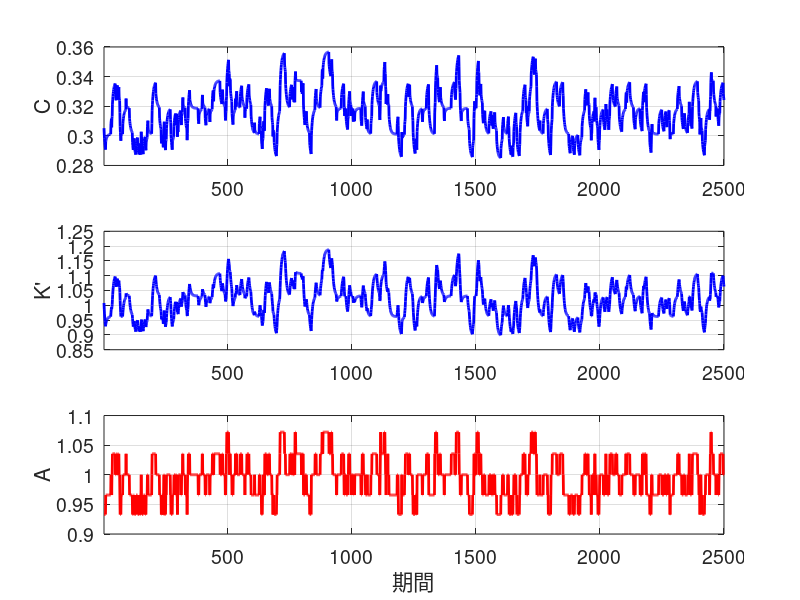

This chart was generated by the following MATLAB code: (Note: this script raises an error after producing the figure.)
clear all;

load lumpyeqksresult.mat
load lumpyeqksresult2.mat

Z = [0.9328 0.9658 1.0000 1.0354 1.0720]';
GAMY  = 1.0160;
BETA  = 0.9540;
DELTA = 0.06;

figure;
subplot(313)
plot(Z(izvec),'r-','LineWidth',2.0)
xlim([1 2500]);
ylabel('A', 'FontSize',14);
xlabel('期間', 'FontSize',14);
box on;
grid on;
set(gca,'Fontsize',14)
% set(gca,'FontName','Times New Roman')
set(gcf,'color','w')
subplot(312)
plot(Kpvec,'b-','LineWidth',2.0)
xlim([1 2500]);
ylabel('K''', 'FontSize',14);
box on;
grid on;
set(gca,'Fontsize',14)
% set(gca,'FontName','Times New Roman')
set(gcf,'color','w')
subplot(311)
plot(Cvec,'b-','LineWidth',2.0)
xlim([1 2500]);
ylabel('C', 'FontSize',14);
box on;
grid on;
set(gca,'Fontsize',14)
% set(gca,'FontName','Times New Roman')
set(gcf,'color','w')
print -depsc2 KTsim.eps

Yvec = Cvec + Kpvec - (1-DELTA)*Kvec;
Xvec = Kpvec - (1-DELTA)*Kvec;
Rvec = [GAMY/BETA; Cvec(2:end)./Cvec(1:end-1)*GAMY/BETA]; % from BETA*C/C(+1)*R = 1

y = hpfilter(log(Yvec(501:end)),100);
c = hpfilter(log(Cvec(501:end)),100);
x = hpfilter(log(Xvec(501:end)),100);
n = hpfilter(log(Nvec(501:end)),100);
w = hpfilter(log(Wvec(501:end)),100);
r = hpfilter(log(Rvec(501:end)),100);

% disp([std(y)*100 std(c)/std(y) std(x)/std(y) std(n)/std(y) std(w)/std(y)]);
% disp([corr(y,c) corr(y,x) corr(y,n) corr(y,w)]);
disp([std(y)*100 std(c)/std(y) std(x)/std(y) std(n)/std(y) std(w)/std(y) std(r)/std(y)]);
disp([corr(y,c) corr(y,x) corr(y,n) corr(y,w) corr(y,r)]);